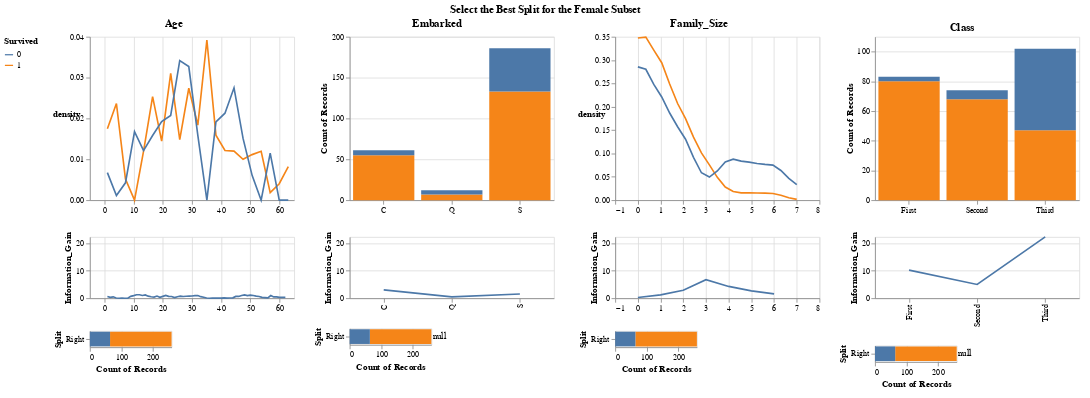

Here is the notebook cell this chart was saved with:
### Markdown cell above
<img src="notebook_resources/titanic_depth_2_template.png">

### Code cell
build_interactive_decision_tree(
    titanic_df, show_splits=True, show_information_gain=True, subquery = "Sex == 'female'"
).properties(title = "Select the Best Split for the Female Subset")

### Figure 1 — Vega-Lite specification as saved in the notebook (floating-point values rounded to 4 significant figures; data arrays with more than 128 entries replaced by an {"elided": "..."} marker saying what was removed)
{"config": {"view": {"continuousWidth": 400, "continuousHeight": 300}, "title": {"anchor": "middle"}}, "hconcat": [{"vconcat": [{"layer": [{"data": {"name": "data-a2bf53cc6eaf007561dc3bd8c473d0cf"}, "mark": {"type": "bar", "align": "left", "binSpacing": 0, "size": 3.226}, "encoding": {"color": {"value": "lightgrey"}, "opacity": {"condition": {"value": 0.3, "test": "(datum.val <= datum.key)"}, "value": 0}, "x": {"type": "quantitative", "field": "Age", "title": null}, "y": {"type": "quantitative", "axis": null, "field": "Height"}}, "height": 200, "selection": {"selector029": {"type": "single", "fields": ["Age"], "on": "mouseover", "nearest": true}}, "transform": [{"calculate": "selector029['Age']", "as": "key"}, {"calculate": "datum.Age", "as": "val"}]}, {"data": {"name": "data-3508a03add04cf5b90d53a8f8d0e0657"}, "mark": "line", "encoding": {"color": {"type": "nominal", "field": "Survived"}, "x": {"type": "quantitative", "field": "value", "title": null}, "y": {"type": "quantitative", "axis": {"labelAngle": 0, "titleAngle": 0}, "field": "density"}}, "height": 200, "transform": [{"density": "value", "bandwidth": 0.5, "groupby": ["variable", "Survived"], "steps": 20}, {"joinaggregate": [{"op": "max", "field": "density", "as": "max_density"}]}], "width": 250}], "resolve": {"scale": {"y": "independent"}}}, {"data": {"name": "data-8e24769767588b1928c21725b8632561"}, "mark": "line", "encoding": {"x": {"type": "quantitative", "field": "Split_Val", "title": null}, "y": {"type": "quantitative", "field": "Information_Gain", "scale": {"domain": [0, 22.26]}}}, "height": 75, "width": 250}, {"hconcat": [{"data": {"name": "data-3508a03add04cf5b90d53a8f8d0e0657"}, "mark": "bar", "encoding": {"color": {"type": "nominal", "field": "Survived", "sort": [1, 0]}, "x": {"type": "quantitative", "aggregate": "count", "scale": {"domain": [0, 259]}}, "y": {"type": "nominal", "field": "Split"}}, "transform": [{"calculate": "selector029['Age']", "as": "split_val"}, {"calculate": "datum.value <= datum.split_val?'Left':'Right'", "as": "Split"}], "width": 100}, {"vconcat": [{"mark": "text", "encoding": {"text": {"type": "nominal", "field": "chart_text"}}, "transform": [{"calculate": "selector029['Age']", "as": "selected_val"}, {"filter": "((datum.Split_Val <= datum.selected_val) && (datum.Split_Val >= datum.selected_val))"}, {"calculate": "('For Age<=' + datum.selected_val)", "as": "chart_text"}], "width": 120}, {"mark": "text", "encoding": {"text": {"type": "nominal", "field": "chart_text"}}, "transform": [{"calculate": "selector029['Age']", "as": "selected_val"}, {"filter": "((datum.Split_Val <= datum.selected_val) && (datum.Split_Val >= datum.selected_val))"}, {"calculate": "('Information Gain: ' + datum.Information_Gain)", "as": "chart_text"}], "width": 120}], "data": {"name": "data-8e24769767588b1928c21725b8632561"}}]}], "resolve": {"scale": {"x": "shared"}}, "title": "Age"}, {"vconcat": [{"data": {"name": "data-b1e2bcfe8cb08aaa1136939f5ea71608"}, "mark": "bar", "encoding": {"color": {"type": "nominal", "field": "Survived", "legend": {"orient": "left"}, "sort": [1, 0]}, "opacity": {"condition": {"value": 1, "selection": "selector030"}, "value": 0.3}, "x": {"type": "nominal", "axis": {"labelAngle": 0}, "field": "Embarked", "title": null}, "y": {"type": "quantitative", "aggregate": "count"}}, "height": 200, "selection": {"selector030": {"type": "single", "fields": ["Embarked"]}}, "width": 250}, {"data": {"name": "data-2c779727953d0a40905f440318860000"}, "mark": "line", "encoding": {"x": {"type": "nominal", "field": "Split_Val", "title": null}, "y": {"type": "quantitative", "field": "Information_Gain", "scale": {"domain": [0, 22.26]}}}, "height": 75, "width": 250}, {"hconcat": [{"layer": [{"mark": "bar", "encoding": {"color": {"type": "nominal", "field": "Survived", "sort": [1, 0]}, "x": {"type": "quantitative", "aggregate": "count", "scale": {"domain": [0, 259]}}, "y": {"type": "nominal", "field": "Split"}}, "transform": [{"calculate": "selector030['Embarked']", "as": "split_val"}, {"calculate": "datum.Embarked == datum.split_val?'Left':'Right'", "as": "Split"}], "width": 100}, {"mark": {"type": "text", "dx": 10}, "encoding": {"text": {"type": "quantitative", "field": "Entropy"}, "x": {"type": "quantitative", "aggregate": "count", "scale": {"domain": [0, 259]}}, "y": {"type": "nominal", "field": "Split"}}, "transform": [{"calculate": "selector030['Embarked']", "as": "split_val"}, {"calculate": "datum.Embarked == datum.split_val?'Left':'Right'", "as": "Split"}, {"lookup": "split_val", "from": {"data": {"name": "data-2c779727953d0a40905f440318860000"}, "key": "Split_Val", "fields": ["Left_Entropy", "Right_Entropy"]}}, {"calculate": "datum.Split == 'Left'?datum.Left_Entropy:datum.Right_Entropy", "as": "Entropy"}]}], "data": {"name": "data-b1e2bcfe8cb08aaa1136939f5ea71608"}}, {"vconcat": [{"mark": "text", "encoding": {"text": {"type": "nominal", "field": "chart_text"}}, "transform": [{"calculate": "selector030['Embarked']", "as": "selected_val"}, {"filter": "((datum.Split_Val <= datum.selected_val) && (datum.Split_Val >= datum.selected_val))"}, {"calculate": "('For Embarked=' + datum.selected_val)", "as": "chart_text"}], "width": 120}, {"mark": "text", "encoding": {"text": {"type": "nominal", "field": "chart_text"}}, "transform": [{"calculate": "selector030['Embarked']", "as": "selected_val"}, {"filter": "((datum.Split_Val <= datum.selected_val) && (datum.Split_Val >= datum.selected_val))"}, {"calculate": "('Information Gain: ' + datum.Information_Gain)", "as": "chart_text"}], "width": 120}], "data": {"name": "data-2c779727953d0a40905f440318860000"}}]}], "title": "Embarked"}, {"vconcat": [{"layer": [{"data": {"name": "data-fe651712a4f6f7e79b5d5306badf6116"}, "mark": {"type": "bar", "align": "left", "binSpacing": 0, "size": 28.57}, "encoding": {"color": {"value": "lightgrey"}, "opacity": {"condition": {"value": 0.3, "test": "(datum.val <= datum.key)"}, "value": 0}, "x": {"type": "quantitative", "field": "Family_Size", "title": null}, "y": {"type": "quantitative", "axis": null, "field": "Height"}}, "height": 200, "selection": {"selector031": {"type": "single", "fields": ["Family_Size"], "on": "mouseover", "nearest": true}}, "transform": [{"calculate": "selector031['Family_Size']", "as": "key"}, {"calculate": "datum.Family_Size", "as": "val"}]}, {"data": {"name": "data-5fa59520f35d939c2ccc31ef60c4d559"}, "mark": "line", "encoding": {"color": {"type": "nominal", "field": "Survived"}, "x": {"type": "quantitative", "field": "value", "title": null}, "y": {"type": "quantitative", "axis": {"labelAngle": 0, "titleAngle": 0}, "field": "density"}}, "height": 200, "transform": [{"density": "value", "bandwidth": 0.5, "groupby": ["variable", "Survived"], "steps": 20}, {"joinaggregate": [{"op": "max", "field": "density", "as": "max_density"}]}], "width": 250}], "resolve": {"scale": {"y": "independent"}}}, {"data": {"name": "data-84b0c178083a871760ad33cf9bf126c1"}, "mark": "line", "encoding": {"x": {"type": "quantitative", "field": "Split_Val", "title": null}, "y": {"type": "quantitative", "field": "Information_Gain", "scale": {"domain": [0, 22.26]}}}, "height": 75, "width": 250}, {"hconcat": [{"data": {"name": "data-5fa59520f35d939c2ccc31ef60c4d559"}, "mark": "bar", "encoding": {"color": {"type": "nominal", "field": "Survived", "sort": [1, 0]}, "x": {"type": "quantitative", "aggregate": "count", "scale": {"domain": [0, 259]}}, "y": {"type": "nominal", "field": "Split"}}, "transform": [{"calculate": "selector031['Family_Size']", "as": "split_val"}, {"calculate": "datum.value <= datum.split_val?'Left':'Right'", "as": "Split"}], "width": 100}, {"vconcat": [{"mark": "text", "encoding": {"text": {"type": "nominal", "field": "chart_text"}}, "transform": [{"calculate": "selector031['Family_Size']", "as": "selected_val"}, {"filter": "((datum.Split_Val <= datum.selected_val) && (datum.Split_Val >= datum.selected_val))"}, {"calculate": "('For Family_Size<=' + datum.selected_val)", "as": "chart_text"}], "width": 120}, {"mark": "text", "encoding": {"text": {"type": "nominal", "field": "chart_text"}}, "transform": [{"calculate": "selector031['Family_Size']", "as": "selected_val"}, {"filter": "((datum.Split_Val <= datum.selected_val) && (datum.Split_Val >= datum.selected_val))"}, {"calculate": "('Information Gain: ' + datum.Information_Gain)", "as": "chart_text"}], "width": 120}], "data": {"name": "data-84b0c178083a871760ad33cf9bf126c1"}}]}], "resolve": {"scale": {"x": "shared"}}, "title": "Family_Size"}, {"vconcat": [{"data": {"name": "data-4a3367507dae60c0217310f63cf0a0b4"}, "mark": "bar", "encoding": {"color": {"type": "nominal", "field": "Survived", "legend": {"orient": "left"}, "sort": [1, 0]}, "opacity": {"condition": {"value": 1, "selection": "selector032"}, "value": 0.3}, "x": {"type": "nominal", "axis": {"labelAngle": 0}, "field": "Class", "title": null}, "y": {"type": "quantitative", "aggregate": "count"}}, "height": 200, "selection": {"selector032": {"type": "single", "fields": ["Class"]}}, "width": 250}, {"data": {"name": "data-59cf3af1a7d18db549e84e4de83c6a4a"}, "mark": "line", "encoding": {"x": {"type": "nominal", "field": "Split_Val", "title": null}, "y": {"type": "quantitative", "field": "Information_Gain", "scale": {"domain": [0, 22.26]}}}, "height": 75, "width": 250}, {"hconcat": [{"layer": [{"mark": "bar", "encoding": {"color": {"type": "nominal", "field": "Survived", "sort": [1, 0]}, "x": {"type": "quantitative", "aggregate": "count", "scale": {"domain": [0, 259]}}, "y": {"type": "nominal", "field": "Split"}}, "transform": [{"calculate": "selector032['Class']", "as": "split_val"}, {"calculate": "datum.Class == datum.split_val?'Left':'Right'", "as": "Split"}], "width": 100}, {"mark": {"type": "text", "dx": 10}, "encoding": {"text": {"type": "quantitative", "field": "Entropy"}, "x": {"type": "quantitative", "aggregate": "count", "scale": {"domain": [0, 259]}}, "y": {"type": "nominal", "field": "Split"}}, "transform": [{"calculate": "selector032['Class']", "as": "split_val"}, {"calculate": "datum.Class == datum.split_val?'Left':'Right'", "as": "Split"}, {"lookup": "split_val", "from": {"data": {"name": "data-59cf3af1a7d18db549e84e4de83c6a4a"}, "key": "Split_Val", "fields": ["Left_Entropy", "Right_Entropy"]}}, {"calculate": "datum.Split == 'Left'?datum.Left_Entropy:datum.Right_Entropy", "as": "Entropy"}]}], "data": {"name": "data-4a3367507dae60c0217310f63cf0a0b4"}}, {"vconcat": [{"mark": "text", "encoding": {"text": {"type": "nominal", "field": "chart_text"}}, "transform": [{"calculate": "selector032['Class']", "as": "selected_val"}, {"filter": "((datum.Split_Val <= datum.selected_val) && (datum.Split_Val >= datum.selected_val))"}, {"calculate": "('For Class=' + datum.selected_val)", "as": "chart_text"}], "width": 120}, {"mark": "text", "encoding": {"text": {"type": "nominal", "field": "chart_text"}}, "transform": [{"calculate": "selector032['Class']", "as": "selected_val"}, {"filter": "((datum.Split_Val <= datum.selected_val) && (datum.Split_Val >= datum.selected_val))"}, {"calculate": "('Information Gain: ' + datum.Information_Gain)", "as": "chart_text"}], "width": 120}], "data": {"name": "data-59cf3af1a7d18db549e84e4de83c6a4a"}}]}], "title": "Class"}], "title": "Select the Best Split for the Female Subset", "$schema": "https://vega.github.io/schema/vega-lite/v4.0.2.json", "datasets": {"data-a2bf53cc6eaf007561dc3bd8c473d0cf": [{"Age": 1, "Height": 1}, {"Age": 2, "Height": 1}, {"Age": 3, "Height": 1}, {"Age": 4, "Height": 1}, {"Age": 5, "Height": 1}, {"Age": 6, "Height": 1}, {"Age": 7, "Height": 1}, {"Age": 8, "Height": 1}, {"Age": 9, "Height": 1}, {"Age": 10, "Height": 1}, {"Age": 11, "Height": 1}, {"Age": 12, "Height": 1}, {"Age": 13, "Height": 1}, {"Age": 14, "Height": 1}, {"Age": 15, "Height": 1}, {"Age": 16, "Height": 1}, {"Age": 17, "Height": 1}, {"Age": 18, "Height": 1}, {"Age": 19, "Height": 1}, {"Age": 20, "Height": 1}, {"Age": 21, "Height": 1}, {"Age": 22, "Height": 1}, {"Age": 23, "Height": 1}, {"Age": 24, "Height": 1}, {"Age": 25, "Height": 1}, {"Age": 26, "Height": 1}, {"Age": 27, "Height": 1}, {"Age": 28, "Height": 1}, {"Age": 29, "Height": 1}, {"Age": 30, "Height": 1}, {"Age": 31, "Height": 1}, {"Age": 32, "Height": 1}, {"Age": 33, "Height": 1}, {"Age": 34, "Height": 1}, {"Age": 35, "Height": 1}, {"Age": 36, "Height": 1}, {"Age": 37, "Height": 1}, {"Age": 38, "Height": 1}, {"Age": 39, "Height": 1}, {"Age": 40, "Height": 1}, {"Age": 41, "Height": 1}, {"Age": 42, "Height": 1}, {"Age": 43, "Height": 1}, {"Age": 44, "Height": 1}, {"Age": 45, "Height": 1}, {"Age": 46, "Height": 1}, {"Age": 47, "Height": 1}, {"Age": 48, "Height": 1}, {"Age": 49, "Height": 1}, {"Age": 50, "Height": 1}, {"Age": 51, "Height": 1}, {"Age": 52, "Height": 1}, {"Age": 53, "Height": 1}, {"Age": 54, "Height": 1}, {"Age": 55, "Height": 1}, {"Age": 56, "Height": 1}, {"Age": 57, "Height": 1}, {"Age": 58, "Height": 1}, {"Age": 59, "Height": 1}, {"Age": 60, "Height": 1}, {"Age": 61, "Height": 1}, {"Age": 62, "Height": 1}], "data-3508a03add04cf5b90d53a8f8d0e0657": {"elided": "259 records"}, "data-8e24769767588b1928c21725b8632561": [{"Split_Val": 1, "Left_Entropy": 0.0, "Right_Entropy": 81.0, "Information_Gain": 0.64, "Feature": "Age"}, {"Split_Val": 2, "Left_Entropy": 97.0, "Right_Entropy": 80.0, "Information_Gain": 0.33, "Feature": "Age"}, {"Split_Val": 3, "Left_Entropy": 98.0, "Right_Entropy": 79.0, "Information_Gain": 0.49, "Feature": "Age"}, {"Split_Val": 4, "Left_Entropy": 87.0, "Right_Entropy": 80.0, "Information_Gain": 0.06, "Feature": "Age"}, {"Split_Val": 5, "Left_Entropy": 79.0, "Right_Entropy": 81.0, "Information_Gain": 0.0, "Feature": "Age"}, {"Split_Val": 6, "Left_Entropy": 83.0, "Right_Entropy": 80.0, "Information_Gain": 0.01, "Feature": "Age"}, {"Split_Val": 7, "Left_Entropy": 81.0, "Right_Entropy": 81.0, "Information_Gain": 0.0, "Feature": "Age"}, {"Split_Val": 8, "Left_Entropy": 84.0, "Right_Entropy": 80.0, "Information_Gain": 0.02, "Feature": "Age"}, {"Split_Val": 9, "Left_Entropy": 95.0, "Right_Entropy": 78.0, "Information_Gain": 0.67, "Feature": "Age"}, {"Split_Val": 10, "Left_Entropy": 96.0, "Right_Entropy": 77.0, "Information_Gain": 0.95, "Feature": "Age"}, {"Split_Val": 11, "Left_Entropy": 97.0, "Right_Entropy": 77.0, "Information_Gain": 1.26, "Feature": "Age"}, {"Split_Val": 12, "Left_Entropy": 97.0, "Right_Entropy": 77.0, "Information_Gain": 1.26, "Feature": "Age"}, {"Split_Val": 13, "Left_Entropy": 96.0, "Right_Entropy": 77.0, "Information_Gain": 0.99, "Feature": "Age"}, {"Split_Val": 14, "Left_Entropy": 96.0, "Right_Entropy": 77.0, "Information_Gain": 1.2, "Feature": "Age"}, {"Split_Val": 15, "Left_Entropy": 93.0, "Right_Entropy": 77.0, "Information_Gain": 0.75, "Feature": "Age"}, {"Split_Val": 16, "Left_Entropy": 91.0, "Right_Entropy": 78.0, "Information_Gain": 0.54, "Feature": "Age"}, {"Split_Val": 17, "Left_Entropy": 89.0, "Right_Entropy": 78.0, "Information_Gain": 0.39, "Feature": "Age"}, {"Split_Val": 18, "Left_Entropy": 91.0, "Right_Entropy": 76.0, "Information_Gain": 0.78, "Feature": "Age"}, {"Split_Val": 19, "Left_Entropy": 87.0, "Right_Entropy": 77.0, "Information_Gain": 0.33, "Feature": "Age"}, {"Split_Val": 20, "Left_Entropy": 90.0, "Right_Entropy": 76.0, "Information_Gain": 0.67, "Feature": "Age"}, {"Split_Val": 21, "Left_Entropy": 91.0, "Right_Entropy": 74.0, "Information_Gain": 1.0, "Feature": "Age"}, {"Split_Val": 22, "Left_Entropy": 88.0, "Right_Entropy": 75.0, "Information_Gain": 0.68, "Feature": "Age"}, {"Split_Val": 23, "Left_Entropy": 88.0, "Right_Entropy": 75.0, "Information_Gain": 0.61, "Feature": "Age"}, {"Split_Val": 24, "Left_Entropy": 85.0, "Right_Entropy": 77.0, "Information_Gain": 0.22, "Feature": "Age"}, {"Split_Val": 25, "Left_Entropy": 86.0, "Right_Entropy": 74.0, "Information_Gain": 0.55, "Feature": "Age"}, {"Split_Val": 26, "Left_Entropy": 87.0, "Right_Entropy": 73.0, "Information_Gain": 0.73, "Feature": "Age"}, {"Split_Val": 27, "Left_Entropy": 86.0, "Right_Entropy": 73.0, "Information_Gain": 0.61, "Feature": "Age"}, {"Split_Val": 28, "Left_Entropy": 86.0, "Right_Entropy": 73.0, "Information_Gain": 0.69, "Feature": "Age"}, {"Split_Val": 29, "Left_Entropy": 86.0, "Right_Entropy": 71.0, "Information_Gain": 0.77, "Feature": "Age"}, {"Split_Val": 30, "Left_Entropy": 86.0, "Right_Entropy": 70.0, "Information_Gain": 0.82, "Feature": "Age"}, {"Split_Val": 31, "Left_Entropy": 86.0, "Right_Entropy": 69.0, "Information_Gain": 0.93, "Feature": "Age"}, {"Split_Val": 32, "Left_Entropy": 86.0, "Right_Entropy": 68.0, "Information_Gain": 0.95, "Feature": "Age"}, {"Split_Val": 33, "Left_Entropy": 85.0, "Right_Entropy": 71.0, "Information_Gain": 0.56, "Feature": "Age"}, {"Split_Val": 34, "Left_Entropy": 84.0, "Right_Entropy": 73.0, "Information_Gain": 0.35, "Feature": "Age"}, {"Split_Val": 35, "Left_Entropy": 82.0, "Right_Entropy": 77.0, "Information_Gain": 0.07, "Feature": "Age"}, {"Split_Val": 36, "Left_Entropy": 81.0, "Right_Entropy": 81.0, "Information_Gain": 0.0, "Feature": "Age"}, {"Split_Val": 37, "Left_Entropy": 81.0, "Right_Entropy": 79.0, "Information_Gain": 0.01, "Feature": "Age"}, {"Split_Val": 38, "Left_Entropy": 81.0, "Right_Entropy": 79.0, "Information_Gain": 0.01, "Feature": "Age"}, {"Split_Val": 39, "Left_Entropy": 82.0, "Right_Entropy": 77.0, "Information_Gain": 0.04, "Feature": "Age"}, {"Split_Val": 40, "Left_Entropy": 81.0, "Right_Entropy": 78.0, "Information_Gain": 0.01, "Feature": "Age"}, {"Split_Val": 41, "Left_Entropy": 82.0, "Right_Entropy": 74.0, "Information_Gain": 0.11, "Feature": "Age"}, {"Split_Val": 42, "Left_Entropy": 81.0, "Right_Entropy": 77.0, "Information_Gain": 0.04, "Feature": "Age"}, {"Split_Val": 43, "Left_Entropy": 82.0, "Right_Entropy": 74.0, "Information_Gain": 0.09, "Feature": "Age"}, {"Split_Val": 44, "Left_Entropy": 82.0, "Right_Entropy": 72.0, "Information_Gain": 0.14, "Feature": "Age"}, {"Split_Val": 45, "Left_Entropy": 83.0, "Right_Entropy": 58.0, "Information_Gain": 0.65, "Feature": "Age"}, {"Split_Val": 46, "Left_Entropy": 83.0, "Right_Entropy": 58.0, "Information_Gain": 0.65, "Feature": "Age"}, {"Split_Val": 47, "Left_Entropy": 83.0, "Right_Entropy": 50.0, "Information_Gain": 0.97, "Feature": "Age"}, {"Split_Val": 48, "Left_Entropy": 83.0, "Right_Entropy": 43.0, "Information_Gain": 1.18, "Feature": "Age"}, {"Split_Val": 49, "Left_Entropy": 83.0, "Right_Entropy": 45.0, "Information_Gain": 0.95, "Feature": "Age"}, {"Split_Val": 50, "Left_Entropy": 83.0, "Right_Entropy": 34.0, "Information_Gain": 1.12, "Feature": "Age"}, {"Split_Val": 51, "Left_Entropy": 82.0, "Right_Entropy": 35.0, "Information_Gain": 0.99, "Feature": "Age"}, {"Split_Val": 52, "Left_Entropy": 82.0, "Right_Entropy": 39.0, "Information_Gain": 0.74, "Feature": "Age"}, {"Split_Val": 53, "Left_Entropy": 82.0, "Right_Entropy": 41.0, "Information_Gain": 0.62, "Feature": "Age"}, {"Split_Val": 54, "Left_Entropy": 81.0, "Right_Entropy": 50.0, "Information_Gain": 0.3, "Feature": "Age"}, {"Split_Val": 55, "Left_Entropy": 81.0, "Right_Entropy": 54.0, "Information_Gain": 0.21, "Feature": "Age"}, {"Split_Val": 56, "Left_Entropy": 81.0, "Right_Entropy": 59.0, "Information_Gain": 0.13, "Feature": "Age"}, {"Split_Val": 57, "Left_Entropy": 82.0, "Right_Entropy": 0.0, "Information_Gain": 0.96, "Feature": "Age"}, {"Split_Val": 58, "Left_Entropy": 81.0, "Right_Entropy": 0.0, "Information_Gain": 0.48, "Feature": "Age"}, {"Split_Val": 59, "Left_Entropy": 81.0, "Right_Entropy": 0.0, "Information_Gain": 0.48, "Feature": "Age"}, {"Split_Val": 60, "Left_Entropy": 81.0, "Right_Entropy": 0.0, "Information_Gain": 0.32, "Feature": "Age"}, {"Split_Val": 61, "Left_Entropy": 81.0, "Right_Entropy": 0.0, "Information_Gain": 0.32, "Feature": "Age"}, {"Split_Val": 62, "Left_Entropy": 81.0, "Right_Entropy": 0.0, "Information_Gain": 0.32, "Feature": "Age"}], "data-b1e2bcfe8cb08aaa1136939f5ea71608": {"elided": "259 records"}, "data-2c779727953d0a40905f440318860000": [{"Split_Val": "C", "Left_Entropy": 46.0, "Right_Entropy": 87.0, "Information_Gain": 3.04, "Feature": "Embarked"}, {"Split_Val": "Q", "Left_Entropy": 98.0, "Right_Entropy": 79.0, "Information_Gain": 0.49, "Feature": "Embarked"}, {"Split_Val": "S", "Left_Entropy": 86.0, "Right_Entropy": 61.0, "Information_Gain": 1.52, "Feature": "Embarked"}], "data-fe651712a4f6f7e79b5d5306badf6116": [{"Family_Size": 0, "Height": 1}, {"Family_Size": 1, "Height": 1}, {"Family_Size": 2, "Height": 1}, {"Family_Size": 3, "Height": 1}, {"Family_Size": 4, "Height": 1}, {"Family_Size": 5, "Height": 1}, {"Family_Size": 6, "Height": 1}], "data-5fa59520f35d939c2ccc31ef60c4d559": {"elided": "259 records"}, "data-84b0c178083a871760ad33cf9bf126c1": [{"Split_Val": 0, "Left_Entropy": 75.0, "Right_Entropy": 84.0, "Information_Gain": 0.26, "Feature": "Family_Size"}, {"Split_Val": 1, "Left_Entropy": 73.0, "Right_Entropy": 91.0, "Information_Gain": 1.23, "Feature": "Family_Size"}, {"Split_Val": 2, "Left_Entropy": 73.0, "Right_Entropy": 99.0, "Information_Gain": 2.88, "Feature": "Family_Size"}, {"Split_Val": 3, "Left_Entropy": 72.0, "Right_Entropy": 92.0, "Information_Gain": 6.74, "Feature": "Family_Size"}, {"Split_Val": 4, "Left_Entropy": 75.0, "Right_Entropy": 92.0, "Information_Gain": 4.28, "Feature": "Family_Size"}, {"Split_Val": 5, "Left_Entropy": 78.0, "Right_Entropy": 88.0, "Information_Gain": 2.65, "Feature": "Family_Size"}, {"Split_Val": 6, "Left_Entropy": 80.0, "Right_Entropy": 0.0, "Information_Gain": 1.57, "Feature": "Family_Size"}], "data-4a3367507dae60c0217310f63cf0a0b4": {"elided": "259 records"}, "data-59cf3af1a7d18db549e84e4de83c6a4a": [{"Split_Val": "First", "Left_Entropy": 22.0, "Right_Entropy": 93.0, "Information_Gain": 10.21, "Feature": "Class"}, {"Split_Val": "Second", "Left_Entropy": 41.0, "Right_Entropy": 90.0, "Information_Gain": 4.98, "Feature": "Class"}, {"Split_Val": "Third", "Left_Entropy": 100.0, "Right_Entropy": 32.0, "Information_Gain": 22.26, "Feature": "Class"}]}}
